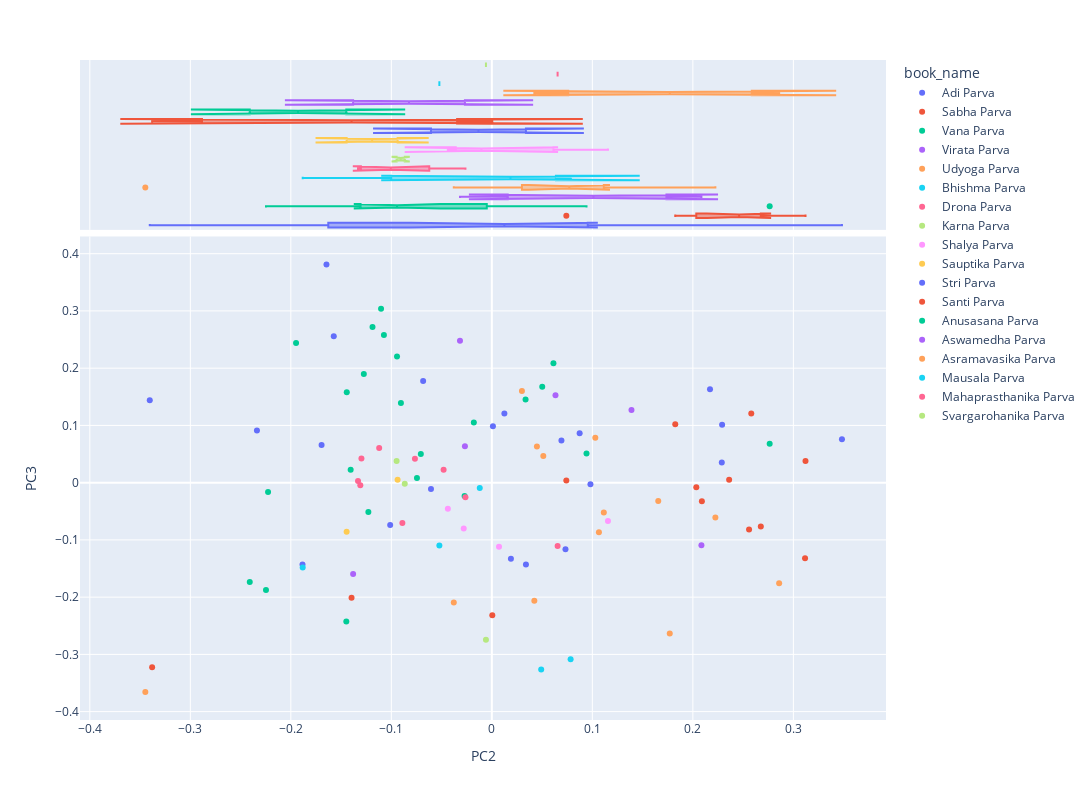

Notebook cell for this chart:
### Code cell
vis_pcs(DCM, 2, 3)

### Figure 1 — Plotly figure (JSON) as saved in the notebook; plotly's stock layout.template omitted (floating-point values rounded to 4 significant figures)
{"data": [{"hovertemplate": "<b>%{hovertext}</b><br><br>book_name=Adi Parva<br>PC2=%{x}<br>PC3=%{y}<extra></extra>", "hovertext": ["Anukramanika Parva", "Sangraha Parva", "Paushya Parva", "Pauloma Parva", "Astika Parva", "Adivansavatarana Parva", "Sambhava Parva", "Jatugriha Parva", "Hidimva-vadha Parva", "Vaka-vadha Parva", "Chaitraratha Parva", "Swayamvara Parva", "Vaivahika Parva", "Viduragamana Parva", "Rajya-labha Parva", "Arjuna-vanavasa Parva", "Subhadra-harana Parva", "Haranaharana Parva", "Khandava-daha Parva"], "legendgroup": "Adi Parva", "marker": {"color": "#636efa", "symbol": "circle"}, "mode": "markers", "name": "Adi Parva", "orientation": "v", "showlegend": true, "type": "scatter", "x": [-0.1884, 0.01896, -0.2337, -0.3404, -0.1694, 0.07326, 0.08736, 0.2288, -0.1646, -0.1573, 0.01247, 0.2171, 0.2291, 0.3483, -0.1012, 0.06923, 0.001071, 0.0981, -0.06835], "xaxis": "x", "y": [-0.143, -0.133, 0.09122, 0.1438, 0.06587, -0.1163, 0.08652, 0.03513, 0.3813, 0.2559, 0.121, 0.1634, 0.1011, 0.0757, -0.07387, 0.07385, 0.09866, -0.002815, 0.1776], "yaxis": "y"}, {"alignmentgroup": "True", "hovertemplate": "<b>%{hovertext}</b><br><br>book_name=Adi Parva<br>PC2=%{x}<extra></extra>", "hovertext": ["Anukramanika Parva", "Sangraha Parva", "Paushya Parva", "Pauloma Parva", "Astika Parva", "Adivansavatarana Parva", "Sambhava Parva", "Jatugriha Parva", "Hidimva-vadha Parva", "Vaka-vadha Parva", "Chaitraratha Parva", "Swayamvara Parva", "Vaivahika Parva", "Viduragamana Parva", "Rajya-labha Parva", "Arjuna-vanavasa Parva", "Subhadra-harana Parva", "Haranaharana Parva", "Khandava-daha Parva"], "legendgroup": "Adi Parva", "marker": {"color": "#636efa", "symbol": "circle"}, "name": "Adi Parva", "notched": true, "offsetgroup": "Adi Parva", "showlegend": false, "type": "box", "x": [-0.1884, 0.01896, -0.2337, -0.3404, -0.1694, 0.07326, 0.08736, 0.2288, -0.1646, -0.1573, 0.01247, 0.2171, 0.2291, 0.3483, -0.1012, 0.06923, 0.001071, 0.0981, -0.06835], "xaxis": "x2", "yaxis": "y2"}, {"hovertemplate": "<b>%{hovertext}</b><br><br>book_name=Sabha Parva<br>PC2=%{x}<br>PC3=%{y}<extra></extra>", "hovertext": ["Sabhakriya Parva", "Lokapala Sabhakhayana Parva", "Rajasuyarambha Parva", "Jarasandhta-badha Parva", "Digvijaya Parva", "Rajasuyika Parva", "Arghyaharana Parva", "Sisupala-badha Parva", "Dyuta Parva", "Anudyuta Parva"], "legendgroup": "Sabha Parva", "marker": {"color": "#EF553B", "symbol": "circle"}, "mode": "markers", "name": "Sabha Parva", "orientation": "v", "showlegend": true, "type": "scatter", "x": [0.2034, 0.07411, 0.2676, 0.2361, 0.2559, 0.3116, 0.209, 0.1825, 0.3121, 0.2581], "xaxis": "x", "y": [-0.007866, 0.003628, -0.07653, 0.004867, -0.08172, -0.132, -0.03232, 0.1022, 0.03786, 0.121], "yaxis": "y"}, {"alignmentgroup": "True", "hovertemplate": "<b>%{hovertext}</b><br><br>book_name=Sabha Parva<br>PC2=%{x}<extra></extra>", "hovertext": ["Sabhakriya Parva", "Lokapala Sabhakhayana Parva", "Rajasuyarambha Parva", "Jarasandhta-badha Parva", "Digvijaya Parva", "Rajasuyika Parva", "Arghyaharana Parva", "Sisupala-badha Parva", "Dyuta Parva", "Anudyuta Parva"], "legendgroup": "Sabha Parva", "marker": {"color": "#EF553B", "symbol": "circle"}, "name": "Sabha Parva", "notched": true, "offsetgroup": "Sabha Parva", "showlegend": false, "type": "box", "x": [0.2034, 0.07411, 0.2676, 0.2361, 0.2559, 0.3116, 0.209, 0.1825, 0.3121, 0.2581], "xaxis": "x2", "yaxis": "y2"}, {"hovertemplate": "<b>%{hovertext}</b><br><br>book_name=Vana Parva<br>PC2=%{x}<br>PC3=%{y}<extra></extra>", "hovertext": ["Aranyaka Parva", "Kirmirabadha Parva", "Arjunabhigamana Parva", "Kairata Parva", "Indralokagamana Parva", "Nalopakhyana Parva", "Tirtha-yatra Parva", "Yaksha-yudha Parva", "Nivata-kavacha-yudha Parva", "Ajagara Parva", "Markandeya-Samasya Parva", "Draupadi-Satyabhama Samvada Parva", "Ghosha-yatra Parva", "Mriga Sapnovbhava Parva", "Vrihi Drounika Parva", "Draupadi-harana Parva", "Jayadhratha Vimokshana Parva", "Rama Upakhyana Parva", "Pativrata-mahatmya Parva", "Kundalaharana Parva", "Aranya Parva"], "legendgroup": "Vana Parva", "marker": {"color": "#00cc96", "symbol": "circle"}, "mode": "markers", "name": "Vana Parva", "orientation": "v", "showlegend": true, "type": "scatter", "x": [0.09419, -0.1074, 0.03354, -0.1948, 0.05014, -0.01792, -0.02713, -0.09048, -0.09435, -0.1405, -0.1229, -0.1102, 0.2764, -0.2247, -0.2227, 0.06129, -0.07451, -0.1444, -0.1274, -0.1187, -0.07066], "xaxis": "x", "y": [0.05109, 0.2579, 0.1452, 0.2441, 0.1677, 0.105, -0.02348, 0.1391, 0.2203, 0.02258, -0.05131, 0.3039, 0.06813, -0.1875, -0.0165, 0.2086, 0.008096, 0.158, 0.1899, 0.2721, 0.04988], "yaxis": "y"}, {"alignmentgroup": "True", "hovertemplate": "<b>%{hovertext}</b><br><br>book_name=Vana Parva<br>PC2=%{x}<extra></extra>", "hovertext": ["Aranyaka Parva", "Kirmirabadha Parva", "Arjunabhigamana Parva", "Kairata Parva", "Indralokagamana Parva", "Nalopakhyana Parva", "Tirtha-yatra Parva", "Yaksha-yudha Parva", "Nivata-kavacha-yudha Parva", "Ajagara Parva", "Markandeya-Samasya Parva", "Draupadi-Satyabhama Samvada Parva", "Ghosha-yatra Parva", "Mriga Sapnovbhava Parva", "Vrihi Drounika Parva", "Draupadi-harana Parva", "Jayadhratha Vimokshana Parva", "Rama Upakhyana Parva", "Pativrata-mahatmya Parva", "Kundalaharana Parva", "Aranya Parva"], "legendgroup": "Vana Parva", "marker": {"color": "#00cc96", "symbol": "circle"}, "name": "Vana Parva", "notched": true, "offsetgroup": "Vana Parva", "showlegend": false, "type": "box", "x": [0.09419, -0.1074, 0.03354, -0.1948, 0.05014, -0.01792, -0.02713, -0.09048, -0.09435, -0.1405, -0.1229, -0.1102, 0.2764, -0.2247, -0.2227, 0.06129, -0.07451, -0.1444, -0.1274, -0.1187, -0.07066], "xaxis": "x2", "yaxis": "y2"}, {"hovertemplate": "<b>%{hovertext}</b><br><br>book_name=Virata Parva<br>PC2=%{x}<br>PC3=%{y}<extra></extra>", "hovertext": ["Pandava-Pravesa Parva", "Samayapalana Parva", "Kichaka-badha Parva", "Go-harana Parva"], "legendgroup": "Virata Parva", "marker": {"color": "#ab63fa", "symbol": "circle"}, "mode": "markers", "name": "Virata Parva", "orientation": "v", "showlegend": true, "type": "scatter", "x": [0.1389, 0.2085, -0.03171, 0.06332], "xaxis": "x", "y": [0.1267, -0.1095, 0.2481, 0.1525], "yaxis": "y"}, {"alignmentgroup": "True", "hovertemplate": "<b>%{hovertext}</b><br><br>book_name=Virata Parva<br>PC2=%{x}<extra></extra>", "hovertext": ["Pandava-Pravesa Parva", "Samayapalana Parva", "Kichaka-badha Parva", "Go-harana Parva"], "legendgroup": "Virata Parva", "marker": {"color": "#ab63fa", "symbol": "circle"}, "name": "Virata Parva", "notched": true, "offsetgroup": "Virata Parva", "showlegend": false, "type": "box", "x": [0.1389, 0.2085, -0.03171, 0.06332], "xaxis": "x2", "yaxis": "y2"}, {"hovertemplate": "<b>%{hovertext}</b><br><br>book_name=Udyoga Parva<br>PC2=%{x}<br>PC3=%{y}<extra></extra>", "hovertext": ["Sainyodyoga Parva", "Sanjaya-yana Parva", "Prajagara Parva", "Sanat-sujata Parva", "Yanasandhi Parva", "Bhagwat Yana Parva", "Sainya-niryana Parva", "Ulukabhigamana Parva", "Rathatiratha-sankhyana Parva", "Ambopakkyana Parva"], "legendgroup": "Udyoga Parva", "marker": {"color": "#FFA15A", "symbol": "circle"}, "mode": "markers", "name": "Udyoga Parva", "orientation": "v", "showlegend": true, "type": "scatter", "x": [0.05119, 0.1114, -0.03786, -0.3448, 0.1656, 0.1029, 0.2224, 0.02993, 0.1065, 0.04485], "xaxis": "x", "y": [0.04646, -0.05207, -0.2094, -0.3659, -0.03218, 0.07866, -0.06071, 0.1602, -0.08686, 0.06313], "yaxis": "y"}, {"alignmentgroup": "True", "hovertemplate": "<b>%{hovertext}</b><br><br>book_name=Udyoga Parva<br>PC2=%{x}<extra></extra>", "hovertext": ["Sainyodyoga Parva", "Sanjaya-yana Parva", "Prajagara Parva", "Sanat-sujata Parva", "Yanasandhi Parva", "Bhagwat Yana Parva", "Sainya-niryana Parva", "Ulukabhigamana Parva", "Rathatiratha-sankhyana Parva", "Ambopakkyana Parva"], "legendgroup": "Udyoga Parva", "marker": {"color": "#FFA15A", "symbol": "circle"}, "name": "Udyoga Parva", "notched": true, "offsetgroup": "Udyoga Parva", "showlegend": false, "type": "box", "x": [0.05119, 0.1114, -0.03786, -0.3448, 0.1656, 0.1029, 0.2224, 0.02993, 0.1065, 0.04485], "xaxis": "x2", "yaxis": "y2"}, {"hovertemplate": "<b>%{hovertext}</b><br><br>book_name=Bhishma Parva<br>PC2=%{x}<br>PC3=%{y}<extra></extra>", "hovertext": ["Jamvu-khanda Nirmana Parva", "Bhumi Parva", "Bhagavat-Gita Parva", "Bhishma-vadha Parva"], "legendgroup": "Bhishma Parva", "marker": {"color": "#19d3f3", "symbol": "circle"}, "mode": "markers", "name": "Bhishma Parva", "orientation": "v", "showlegend": true, "type": "scatter", "x": [0.04909, 0.07837, -0.1882, -0.01203], "xaxis": "x", "y": [-0.3263, -0.3085, -0.1481, -0.009497], "yaxis": "y"}, {"alignmentgroup": "True", "hovertemplate": "<b>%{hovertext}</b><br><br>book_name=Bhishma Parva<br>PC2=%{x}<extra></extra>", "hovertext": ["Jamvu-khanda Nirmana Parva", "Bhumi Parva", "Bhagavat-Gita Parva", "Bhishma-vadha Parva"], "legendgroup": "Bhishma Parva", "marker": {"color": "#19d3f3", "symbol": "circle"}, "name": "Bhishma Parva", "notched": true, "offsetgroup": "Bhishma Parva", "showlegend": false, "type": "box", "x": [0.04909, 0.07837, -0.1882, -0.01203], "xaxis": "x2", "yaxis": "y2"}, {"hovertemplate": "<b>%{hovertext}</b><br><br>book_name=Drona Parva<br>PC2=%{x}<br>PC3=%{y}<extra></extra>", "hovertext": ["Dronabhisheka Parva", "Samsaptakabadha Parva", "Abhimanyu-badha Parva", "Pratijna Parva", "Jayadratha-Vadha Parva", "Narayanastra-mokshana Parva", "Ghatotkacha-badha Parva", "Drona-vadha Parva"], "legendgroup": "Drona Parva", "marker": {"color": "#FF6692", "symbol": "circle"}, "mode": "markers", "name": "Drona Parva", "orientation": "v", "showlegend": true, "type": "scatter", "x": [-0.02626, -0.1309, -0.08903, -0.04801, -0.1298, -0.07653, -0.1121, -0.1332], "xaxis": "x", "y": [-0.02536, -0.004554, -0.07051, 0.02256, 0.04218, 0.04182, 0.06068, 0.003104], "yaxis": "y"}, {"alignmentgroup": "True", "hovertemplate": "<b>%{hovertext}</b><br><br>book_name=Drona Parva<br>PC2=%{x}<extra></extra>", "hovertext": ["Dronabhisheka Parva", "Samsaptakabadha Parva", "Abhimanyu-badha Parva", "Pratijna Parva", "Jayadratha-Vadha Parva", "Narayanastra-mokshana Parva", "Ghatotkacha-badha Parva", "Drona-vadha Parva"], "legendgroup": "Drona Parva", "marker": {"color": "#FF6692", "symbol": "circle"}, "name": "Drona Parva", "notched": true, "offsetgroup": "Drona Parva", "showlegend": false, "type": "box", "x": [-0.02626, -0.1309, -0.08903, -0.04801, -0.1298, -0.07653, -0.1121, -0.1332], "xaxis": "x2", "yaxis": "y2"}, {"hovertemplate": "<b>%{hovertext}</b><br><br>book_name=Karna Parva<br>PC2=%{x}<br>PC3=%{y}<extra></extra>", "hovertext": ["Karna Parva", "Karna-vadha Parva"], "legendgroup": "Karna Parva", "marker": {"color": "#B6E880", "symbol": "circle"}, "mode": "markers", "name": "Karna Parva", "orientation": "v", "showlegend": true, "type": "scatter", "x": [-0.08665, -0.09477], "xaxis": "x", "y": [-0.001907, 0.03792], "yaxis": "y"}, {"alignmentgroup": "True", "hovertemplate": "<b>%{hovertext}</b><br><br>book_name=Karna Parva<br>PC2=%{x}<extra></extra>", "hovertext": ["Karna Parva", "Karna-vadha Parva"], "legendgroup": "Karna Parva", "marker": {"color": "#B6E880", "symbol": "circle"}, "name": "Karna Parva", "notched": true, "offsetgroup": "Karna Parva", "showlegend": false, "type": "box", "x": [-0.08665, -0.09477], "xaxis": "x2", "yaxis": "y2"}, {"hovertemplate": "<b>%{hovertext}</b><br><br>book_name=Shalya Parva<br>PC2=%{x}<br>PC3=%{y}<extra></extra>", "hovertext": ["Shalya-vadha Parva", "Shalya Parva", "Hrada-pravesa Parva", "Gada-yuddha Parva"], "legendgroup": "Shalya Parva", "marker": {"color": "#FF97FF", "symbol": "circle"}, "mode": "markers", "name": "Shalya Parva", "orientation": "v", "showlegend": true, "type": "scatter", "x": [-0.02799, -0.04378, 0.1155, 0.007147], "xaxis": "x", "y": [-0.07989, -0.0456, -0.06712, -0.1121], "yaxis": "y"}, {"alignmentgroup": "True", "hovertemplate": "<b>%{hovertext}</b><br><br>book_name=Shalya Parva<br>PC2=%{x}<extra></extra>", "hovertext": ["Shalya-vadha Parva", "Shalya Parva", "Hrada-pravesa Parva", "Gada-yuddha Parva"], "legendgroup": "Shalya Parva", "marker": {"color": "#FF97FF", "symbol": "circle"}, "name": "Shalya Parva", "notched": true, "offsetgroup": "Shalya Parva", "showlegend": false, "type": "box", "x": [-0.02799, -0.04378, 0.1155, 0.007147], "xaxis": "x2", "yaxis": "y2"}, {"hovertemplate": "<b>%{hovertext}</b><br><br>book_name=Sauptika Parva<br>PC2=%{x}<br>PC3=%{y}<extra></extra>", "hovertext": ["Sauptika Parva", "Aishika Parva"], "legendgroup": "Sauptika Parva", "marker": {"color": "#FECB52", "symbol": "circle"}, "mode": "markers", "name": "Sauptika Parva", "orientation": "v", "showlegend": true, "type": "scatter", "x": [-0.1445, -0.09377], "xaxis": "x", "y": [-0.08594, 0.005026], "yaxis": "y"}, {"alignmentgroup": "True", "hovertemplate": "<b>%{hovertext}</b><br><br>book_name=Sauptika Parva<br>PC2=%{x}<extra></extra>", "hovertext": ["Sauptika Parva", "Aishika Parva"], "legendgroup": "Sauptika Parva", "marker": {"color": "#FECB52", "symbol": "circle"}, "name": "Sauptika Parva", "notched": true, "offsetgroup": "Sauptika Parva", "showlegend": false, "type": "box", "x": [-0.1445, -0.09377], "xaxis": "x2", "yaxis": "y2"}, {"hovertemplate": "<b>%{hovertext}</b><br><br>book_name=Stri Parva<br>PC2=%{x}<br>PC3=%{y}<extra></extra>", "hovertext": ["Jalapradanika Parva", "Stri-vilapa Parva"], "legendgroup": "Stri Parva", "marker": {"color": "#636efa", "symbol": "circle"}, "mode": "markers", "name": "Stri Parva", "orientation": "v", "showlegend": true, "type": "scatter", "x": [0.03391, -0.06056], "xaxis": "x", "y": [-0.1429, -0.01104], "yaxis": "y"}, {"alignmentgroup": "True", "hovertemplate": "<b>%{hovertext}</b><br><br>book_name=Stri Parva<br>PC2=%{x}<extra></extra>", "hovertext": ["Jalapradanika Parva", "Stri-vilapa Parva"], "legendgroup": "Stri Parva", "marker": {"color": "#636efa", "symbol": "circle"}, "name": "Stri Parva", "notched": true, "offsetgroup": "Stri Parva", "showlegend": false, "type": "box", "x": [0.03391, -0.06056], "xaxis": "x2", "yaxis": "y2"}, {"hovertemplate": "<b>%{hovertext}</b><br><br>book_name=Santi Parva<br>PC2=%{x}<br>PC3=%{y}<extra></extra>", "hovertext": ["Rajadharmanusasana Parva", "Apaddharmanusasana Parva", "Mokshadharma Parva"], "legendgroup": "Santi Parva", "marker": {"color": "#EF553B", "symbol": "circle"}, "mode": "markers", "name": "Santi Parva", "orientation": "v", "showlegend": true, "type": "scatter", "x": [0.0004417, -0.1396, -0.338], "xaxis": "x", "y": [-0.2316, -0.201, -0.3226], "yaxis": "y"}, {"alignmentgroup": "True", "hovertemplate": "<b>%{hovertext}</b><br><br>book_name=Santi Parva<br>PC2=%{x}<extra></extra>", "hovertext": ["Rajadharmanusasana Parva", "Apaddharmanusasana Parva", "Mokshadharma Parva"], "legendgroup": "Santi Parva", "marker": {"color": "#EF553B", "symbol": "circle"}, "name": "Santi Parva", "notched": true, "offsetgroup": "Santi Parva", "showlegend": false, "type": "box", "x": [0.0004417, -0.1396, -0.338], "xaxis": "x2", "yaxis": "y2"}, {"hovertemplate": "<b>%{hovertext}</b><br><br>book_name=Anusasana Parva<br>PC2=%{x}<br>PC3=%{y}<extra></extra>", "hovertext": ["Dana-dharma Parva", "Bhishma-svargarohana Parva"], "legendgroup": "Anusasana Parva", "marker": {"color": "#00cc96", "symbol": "circle"}, "mode": "markers", "name": "Anusasana Parva", "orientation": "v", "showlegend": true, "type": "scatter", "x": [-0.2409, -0.1448], "xaxis": "x", "y": [-0.1735, -0.2427], "yaxis": "y"}, {"alignmentgroup": "True", "hovertemplate": "<b>%{hovertext}</b><br><br>book_name=Anusasana Parva<br>PC2=%{x}<extra></extra>", "hovertext": ["Dana-dharma Parva", "Bhishma-svargarohana Parva"], "legendgroup": "Anusasana Parva", "marker": {"color": "#00cc96", "symbol": "circle"}, "name": "Anusasana Parva", "notched": true, "offsetgroup": "Anusasana Parva", "showlegend": false, "type": "box", "x": [-0.2409, -0.1448], "xaxis": "x2", "yaxis": "y2"}, {"hovertemplate": "<b>%{hovertext}</b><br><br>book_name=Aswamedha Parva<br>PC2=%{x}<br>PC3=%{y}<extra></extra>", "hovertext": ["Aswamedhika Parva", "Anugita Parva"], "legendgroup": "Aswamedha Parva", "marker": {"color": "#ab63fa", "symbol": "circle"}, "mode": "markers", "name": "Aswamedha Parva", "orientation": "v", "showlegend": true, "type": "scatter", "x": [-0.02679, -0.138], "xaxis": "x", "y": [0.0638, -0.1595], "yaxis": "y"}, {"alignmentgroup": "True", "hovertemplate": "<b>%{hovertext}</b><br><br>book_name=Aswamedha Parva<br>PC2=%{x}<extra></extra>", "hovertext": ["Aswamedhika Parva", "Anugita Parva"], "legendgroup": "Aswamedha Parva", "marker": {"color": "#ab63fa", "symbol": "circle"}, "name": "Aswamedha Parva", "notched": true, "offsetgroup": "Aswamedha Parva", "showlegend": false, "type": "box", "x": [-0.02679, -0.138], "xaxis": "x2", "yaxis": "y2"}, {"hovertemplate": "<b>%{hovertext}</b><br><br>book_name=Asramavasika Parva<br>PC2=%{x}<br>PC3=%{y}<extra></extra>", "hovertext": ["Asramavasa Parva", "Putradarsana Parva", "Naradagamana Parva"], "legendgroup": "Asramavasika Parva", "marker": {"color": "#FFA15A", "symbol": "circle"}, "mode": "markers", "name": "Asramavasika Parva", "orientation": "v", "showlegend": true, "type": "scatter", "x": [0.2859, 0.04228, 0.177], "xaxis": "x", "y": [-0.1756, -0.2063, -0.2634], "yaxis": "y"}, {"alignmentgroup": "True", "hovertemplate": "<b>%{hovertext}</b><br><br>book_name=Asramavasika Parva<br>PC2=%{x}<extra></extra>", "hovertext": ["Asramavasa Parva", "Putradarsana Parva", "Naradagamana Parva"], "legendgroup": "Asramavasika Parva", "marker": {"color": "#FFA15A", "symbol": "circle"}, "name": "Asramavasika Parva", "notched": true, "offsetgroup": "Asramavasika Parva", "showlegend": false, "type": "box", "x": [0.2859, 0.04228, 0.177], "xaxis": "x2", "yaxis": "y2"}, {"hovertemplate": "<b>%{hovertext}</b><br><br>book_name=Mausala Parva<br>PC2=%{x}<br>PC3=%{y}<extra></extra>", "hovertext": ["Mausala Parva"], "legendgroup": "Mausala Parva", "marker": {"color": "#19d3f3", "symbol": "circle"}, "mode": "markers", "name": "Mausala Parva", "orientation": "v", "showlegend": true, "type": "scatter", "x": [-0.05221], "xaxis": "x", "y": [-0.1097], "yaxis": "y"}, {"alignmentgroup": "True", "hovertemplate": "<b>%{hovertext}</b><br><br>book_name=Mausala Parva<br>PC2=%{x}<extra></extra>", "hovertext": ["Mausala Parva"], "legendgroup": "Mausala Parva", "marker": {"color": "#19d3f3", "symbol": "circle"}, "name": "Mausala Parva", "notched": true, "offsetgroup": "Mausala Parva", "showlegend": false, "type": "box", "x": [-0.05221], "xaxis": "x2", "yaxis": "y2"}, {"hovertemplate": "<b>%{hovertext}</b><br><br>book_name=Mahaprasthanika Parva<br>PC2=%{x}<br>PC3=%{y}<extra></extra>", "hovertext": ["Mahaprasthanika Parva"], "legendgroup": "Mahaprasthanika Parva", "marker": {"color": "#FF6692", "symbol": "circle"}, "mode": "markers", "name": "Mahaprasthanika Parva", "orientation": "v", "showlegend": true, "type": "scatter", "x": [0.06542], "xaxis": "x", "y": [-0.1107], "yaxis": "y"}, {"alignmentgroup": "True", "hovertemplate": "<b>%{hovertext}</b><br><br>book_name=Mahaprasthanika Parva<br>PC2=%{x}<extra></extra>", "hovertext": ["Mahaprasthanika Parva"], "legendgroup": "Mahaprasthanika Parva", "marker": {"color": "#FF6692", "symbol": "circle"}, "name": "Mahaprasthanika Parva", "notched": true, "offsetgroup": "Mahaprasthanika Parva", "showlegend": false, "type": "box", "x": [0.06542], "xaxis": "x2", "yaxis": "y2"}, {"hovertemplate": "<b>%{hovertext}</b><br><br>book_name=Svargarohanika Parva<br>PC2=%{x}<br>PC3=%{y}<extra></extra>", "hovertext": ["Svargarohanika Parva"], "legendgroup": "Svargarohanika Parva", "marker": {"color": "#B6E880", "symbol": "circle"}, "mode": "markers", "name": "Svargarohanika Parva", "orientation": "v", "showlegend": true, "type": "scatter", "x": [-0.005871], "xaxis": "x", "y": [-0.2744], "yaxis": "y"}, {"alignmentgroup": "True", "hovertemplate": "<b>%{hovertext}</b><br><br>book_name=Svargarohanika Parva<br>PC2=%{x}<extra></extra>", "hovertext": ["Svargarohanika Parva"], "legendgroup": "Svargarohanika Parva", "marker": {"color": "#B6E880", "symbol": "circle"}, "name": "Svargarohanika Parva", "notched": true, "offsetgroup": "Svargarohanika Parva", "showlegend": false, "type": "box", "x": [-0.005871], "xaxis": "x2", "yaxis": "y2"}], "layout": {"height": 800, "legend": {"title": {"text": "book_name"}, "tracegroupgap": 0}, "margin": {"t": 60}, "width": 1200, "xaxis": {"anchor": "y", "domain": [0, 1], "title": {"text": "PC2"}}, "xaxis2": {"anchor": "y2", "domain": [0, 1], "matches": "x", "showgrid": true, "showticklabels": false}, "yaxis": {"anchor": "x", "domain": [0, 0.7326], "title": {"text": "PC3"}}, "yaxis2": {"anchor": "x2", "domain": [0.7426, 1], "matches": "y2", "showgrid": false, "showline": false, "showticklabels": false, "ticks": ""}}}
